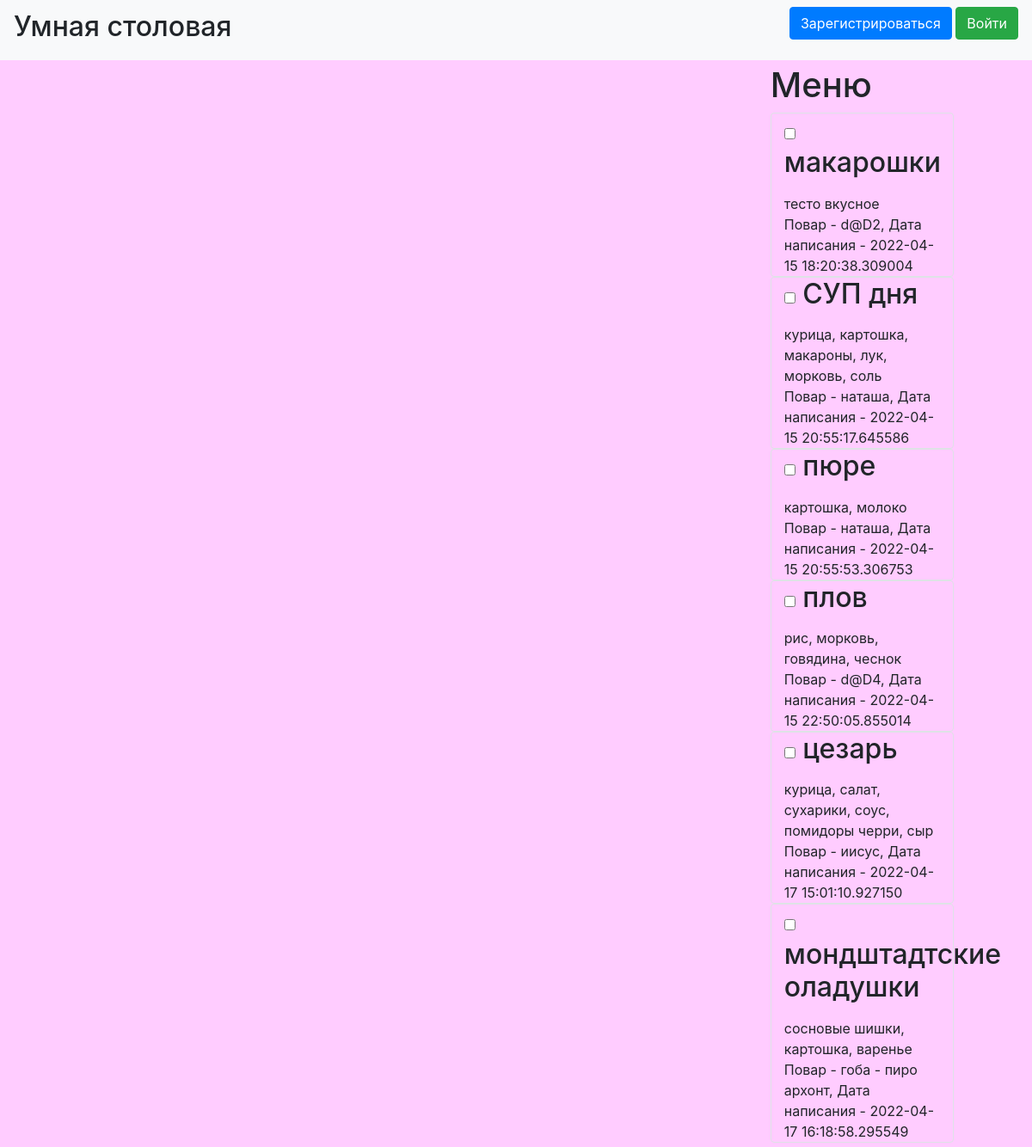
The page / on the database its author committed.
### data/dishs.py (models this page shows)
class Dishs(SqlAlchemyBase):
    __tablename__ = 'dishs'
    id = sqlalchemy.Column(sqlalchemy.Integer, primary_key=True, autoincrement=True)
    title = sqlalchemy.Column(sqlalchemy.String, nullable=True)
    proteins = sqlalchemy.Column(sqlalchemy.String, nullable=True)
    fats = sqlalchemy.Column(sqlalchemy.String, nullable=True)
    carbohydrates = sqlalchemy.Column(sqlalchemy.String, nullable=True)
    calories = sqlalchemy.Column(sqlalchemy.String, nullable=True)
    content = sqlalchemy.Column(sqlalchemy.String, nullable=True)
    created_date = sqlalchemy.Column(sqlalchemy.DateTime, default=datetime.datetime.now)
    is_private = sqlalchemy.Column(sqlalchemy.Boolean, default=True)
    user_id = sqlalchemy.Column(sqlalchemy.Integer, sqlalchemy.ForeignKey("users.id"))
    user = orm.relation('User')
    categories = orm.relation("Category", secondary="association", backref="dishs")

### data/users.py (models this page shows, shortened)
class User(SqlAlchemyBase, UserMixin):
    __tablename__ = 'users'
    id = sqlalchemy.Column(sqlalchemy.Integer, primary_key=True, autoincrement=True)
    name = sqlalchemy.Column(sqlalchemy.String, nullable=True)
    height = sqlalchemy.Column(sqlalchemy.String, nullable=True)
    weight = sqlalchemy.Column(sqlalchemy.String, nullable=True)
    allergic = sqlalchemy.Column(sqlalchemy.String, nullable=True)
    age = sqlalchemy.Column(sqlalchemy.String, nullable=True)
    email = sqlalchemy.Column(sqlalchemy.String, index=True, unique=True, nullable=True)
    hashed_password = sqlalchemy.Column(sqlalchemy.String, nullable=True)
    created_date = sqlalchemy.Column(sqlalchemy.DateTime, default=datetime.datetime.now)
    dishs = orm.relation("Dishs", back_populates='user')

### main.py (the view)
@app.route("/")
def index():
    db_sess = db_session.create_session()
    if current_user.is_authenticated:
        dishs = db_sess.query(Dishs).filter((Dishs.user == current_user) | (Dishs.is_private != True))
        id = str(current_user).split(' ')[1]
        con = sqlite3.connect("db/blogs.db")
        cur = con.cursor()
        result = cur.execute(f"""SELECT allergic FROM users WHERE id = {id}""").fetchall()
        allergies = str(result)[3:-4].split(', ')
        con.close()
        for allerg in range(len(allergies)):
            allerg1 = allergies[allerg]
            dishs = dishs.filter((Dishs.content.contains(allerg1) != True))
    else:
        dishs = db_sess.query(Dishs).filter(Dishs.is_private != True)
    return render_template("index.html", dishs=dishs)

### data/db_session.py (called while the page is built)
def create_session() -> Session:
    global __factory
    return __factory()

### templates/index.html (shortened to what this page needs)
{% extends "base.html" %}
{% block content %}
    <h1>Меню</h1>
    {% for item in dishs %}
        <div class="col-md-9 offset-md-0 border rounded" align="left">
            <h2>
              <input class="checkbox" type="checkbox"  id={{ item.title }} name={{ item.title }} data-cars={{ item.carbohydrates }} data-pos={{ item.proteins }} data-fas={{ item.fats }} data-cal={{ item.calories }} onclick="check(this);">
              <label for={{ item.title }}>{{ item.title }}</label>
            </h2>
            <div>
                {{ item.content }}
            </div>
            <div>
                Повар - {{ item.user.name }}, Дата написания - {{ item.created_date }}
            </div>
        </div>
{% endfor %}
{% endblock %}

### templates/base.html (shortened to what this page needs)
<!doctype html>
<html lang="en">
<head>
    <link rel="stylesheet"
          href="https://stackpath.bootstrapcdn.com/bootstrap/4.4.1/css/bootstrap.min.css"
>
</head>
<body>
<header>
    <nav class="navbar navbar-light bg-light">
        <h2>Умная столовая</h2>
        {% if current_user.is_authenticated %}
            <a class="navbar-brand" href="/logout" >{{ current_user.name }}</a>
        {% else %}
            <p>
                <a class="btn btn-primary " href="/register">Зарегистрироваться</a>
                <a class="btn btn-success" href="/login">Войти</a>
            </p>
        {% endif %}
    </nav>
    <table width="100%" cellspacing="0" cellpadding="5">
   <tr>
    <td width="900" valign="top">
    </td>
    <td valign="top">
        <main role="main" class="container">
            {% block content %}{% endblock %}
        </main>
    </td>
   </tr>
  </table>
</header>
</body>
</html>

### templates/base.html (style rules this page uses)
body { background-color: #ffccff }

### rows shown on the page
Dishs: title "макарошки", content "тесто вкусное", user.name "d@D2", created_date "2022-04-15 18:20:38.309004"
Dishs: title "СУП дня", content "курица, картошка, макароны, лук, морковь, соль", user.name "наташа", created_date "2022-04-15 20:55:17.645586"
Dishs: title "пюре", content "картошка, молоко", user.name "наташа", created_date "2022-04-15 20:55:53.306753"
Dishs: title "плов", content "рис, морковь, говядина, чеснок", user.name "d@D4", created_date "2022-04-15 22:50:05.855014"
Dishs: title "цезарь", content "курица, салат, сухарики, соус, помидоры черри, сыр", user.name "иисус", created_date "2022-04-17 15:01:10.927150"
Dishs: title "мондштадтские оладушки", content "сосновые шишки, картошка, варенье", user.name "гоба - пиро архонт", created_date "2022-04-17 16:18:58.295549"
